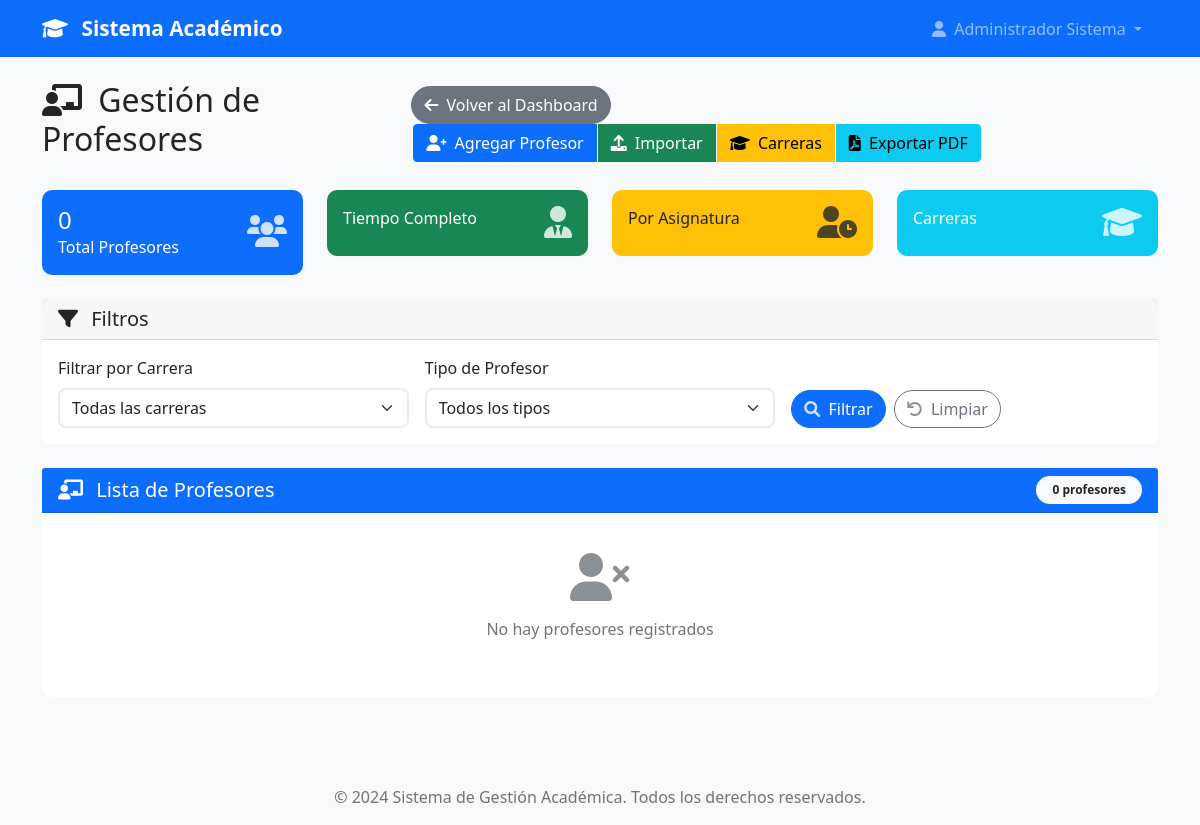
/admin/profesores (signed in), run on an earlier commit of the app's database.
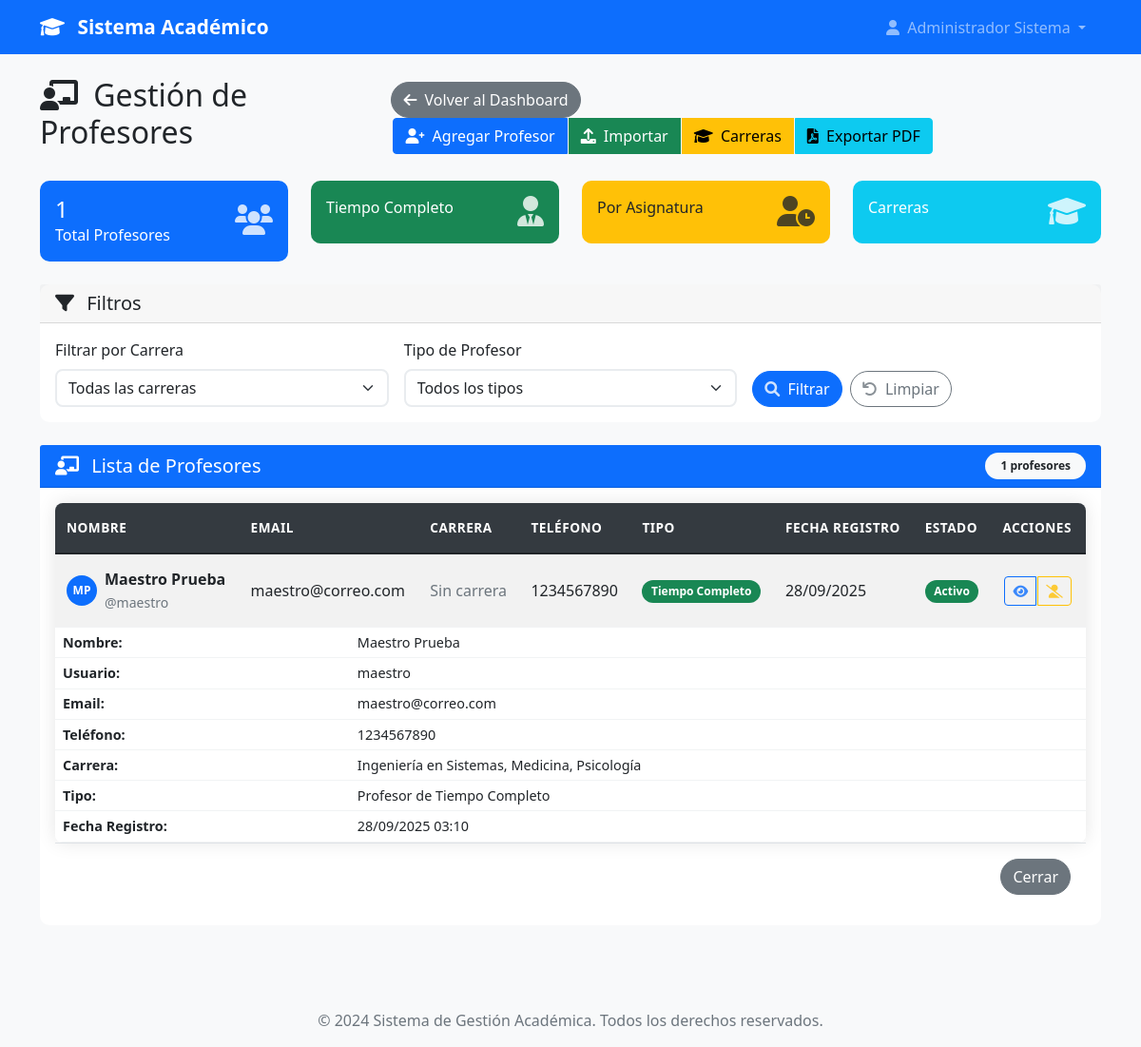
And on a later commit of the database.
### models.py (models this page shows, shortened)
class User(UserMixin, db.Model):
    id = db.Column(db.Integer, primary_key=True)
    username = db.Column(db.String(80), unique=True, nullable=False)
    email = db.Column(db.String(120), unique=True, nullable=False)
    password_hash = db.Column(db.String(120), nullable=False)
    nombre = db.Column(db.String(100), nullable=False)
    apellido = db.Column(db.String(100), nullable=False)
    telefono = db.Column(db.String(20))
    imagen_perfil = db.Column(db.String(200))  # Ruta de la imagen de perfil
    rol = db.Column(db.String(20), nullable=False)
    tipo_profesor = db.Column(db.String(20))
    carreras = db.relationship('Carrera', secondary=user_carreras, backref=db.backref('usuarios', lazy=True))
    carrera_id = db.Column(db.Integer, db.ForeignKey('carrera.id'))
    carrera = db.relationship('Carrera', foreign_keys=[carrera_id], backref=db.backref('jefe_carrera', uselist=False))
    fecha_registro = db.Column(db.DateTime, default=datetime.utcnow)
    activo = db.Column(db.Boolean, default=True)
    def get_nombre_completo(self):
        return f"{self.nombre} {self.apellido}"
    def is_admin(self):
        return self.rol == 'admin'
    def is_profesor_completo(self):
        return self.rol == 'profesor_completo'
    def get_rol_display(self):
        roles = {
            'admin': 'Administrador',
            'jefe_carrera': 'Jefe de Carrera',
            'profesor_completo': 'Profesor de Tiempo Completo',
            'profesor_asignatura': 'Profesor por Asignatura'
        }
        return roles.get(self.rol, self.rol)
    def get_carrera_nombre(self):
        if not self.carreras:
            return 'Sin carrera asignada'
        if len(self.carreras) == 1:
            return self.carreras[0].nombre
        else:
            return ', '.join([c.nombre for c in self.carreras])

class Carrera(db.Model):
    id = db.Column(db.Integer, primary_key=True)
    nombre = db.Column(db.String(150), nullable=False, unique=True)
    codigo = db.Column(db.String(10), nullable=False, unique=True)  # Ej: "ING-SIS", "MED", etc.
    descripcion = db.Column(db.Text)
    facultad = db.Column(db.String(100))
    activa = db.Column(db.Boolean, default=True)
    fecha_creacion = db.Column(db.DateTime, default=datetime.utcnow)
    creada_por = db.Column(db.Integer, db.ForeignKey('user.id'), nullable=False)
    creador = db.relationship('User', foreign_keys=[creada_por], backref=db.backref('carreras_creadas', lazy=True))

### app.py (the view, shortened to what this page needs)
@app.route('/admin/profesores')
@login_required
def gestionar_profesores():
    if not current_user.is_admin():
        flash('No tienes permisos para acceder a esta página.', 'error')
        return redirect(url_for('dashboard'))
    carrera_id = request.args.get('carrera_id', type=int)
    tipo_profesor = request.args.get('tipo_profesor')
    busqueda = request.args.get('busqueda', '').strip()
    query = User.query.filter(
        User.rol.in_(['profesor_completo', 'profesor_asignatura']),
        User.activo == True
    )
    if carrera_id:
        query = query.filter(User.carrera_id == carrera_id)
    if tipo_profesor:
        query = query.filter(User.rol == tipo_profesor)
    profesores = query.order_by(User.apellido, User.nombre).all()
    carreras = Carrera.query.filter_by(activa=True).order_by(Carrera.nombre).all()
    filtrar_form = FiltrarProfesoresForm()
    filtrar_form.carrera.choices = [(0, 'Todas las carreras')] + [(c.id, c.nombre) for c in carreras]
    exportar_form = ExportarProfesoresForm()
    return render_template('admin/profesores.html',
                         profesores=profesores,
                         carreras=carreras,
                         filtrar_form=filtrar_form,
                         exportar_form=exportar_form,
                         filtros_activos={
                             'carrera': carrera_id,
                             'tipo_profesor': tipo_profesor,
                             'busqueda': busqueda
                         })

### forms.py
class FiltrarProfesoresForm(FlaskForm):
    carrera = SelectField('Filtrar por Carrera', validators=[Optional()])
    tipo_profesor = SelectField('Tipo de Profesor', choices=[
        ('', 'Todos los tipos'),
        ('profesor_completo', 'Tiempo Completo'),
        ('profesor_asignatura', 'Por Asignatura')
    ], validators=[Optional()])
    submit = SubmitField('Filtrar')
    def __init__(self, *args, **kwargs):
        super(FiltrarProfesoresForm, self).__init__(*args, **kwargs)
        self.carrera.choices = [('', 'Todas las carreras')] + [
            (str(c.id), f"{c.codigo} - {c.nombre}")
            for c in Carrera.query.filter_by(activa=True).order_by(Carrera.nombre).all()
        ]

### app.py (called while the page is built)
@login_manager.user_loader
def load_user(user_id):
    return User.query.get(int(user_id))

### templates/admin/profesores.html (shortened to what the changed rows need)
{% extends "base.html" %}
{% block content %}
<div class="row">
    <div class="col-12">
        <div class="d-flex justify-content-between align-items-center mb-4">
            <h2>
                <i class="fas fa-chalkboard-teacher me-2"></i>
                Gestión de Profesores
            </h2>
        </div>
    </div>
</div>
<div class="row mb-4">
    <div class="col-md-3">
        <div class="card bg-primary text-white">
            <div class="card-body">
                <div class="d-flex justify-content-between">
                    <div>
                        <h4 class="mb-0">{{ total_profesores }}</h4>
                        <p class="mb-0">Total Profesores</p>
                    </div>
                </div>
            </div>
        </div>
    </div>
</div>
<div class="row">
    <div class="col-12">
        <div class="card">
            <div class="card-header bg-primary text-white">
                <div class="d-flex justify-content-between align-items-center">
                    <h5 class="mb-0">
                        <i class="fas fa-chalkboard-teacher me-2"></i>
                        Lista de Profesores
                    </h5>
                    <span class="badge bg-light text-dark">{{ profesores|length }} profesores</span>
                </div>
            </div>
            <div class="card-body">
                {% if profesores %}
                    <div class="table-responsive">
                        <table class="table table-striped table-hover">
                            <thead>
                                <tr>
                                    <th>Nombre</th>
                                    <th>Email</th>
                                    <th>Carrera</th>
                                    <th>Teléfono</th>
                                    <th>Tipo</th>
                                    <th>Fecha Registro</th>
                                    <th>Estado</th>
                                    <th>Acciones</th>
                                </tr>
                            </thead>
                            <tbody>
                                {% for profesor in profesores %}
                                <tr>
                                    <td>
                                        <div class="d-flex align-items-center">
                                            <div class="avatar-sm bg-primary text-white rounded-circle d-flex align-items-center justify-content-center me-2">
                                                {{ profesor.nombre[0] }}{{ profesor.apellido[0] }}
                                            </div>
                                            <div>
                                                <strong>{{ profesor.get_nombre_completo() }}</strong>
                                                <br>
                                                <small class="text-muted">@{{ profesor.username }}</small>
                                            </div>
                                        </div>
                                    </td>
                                    <td>{{ profesor.email }}</td>
                                    <td>
                                        {% if profesor.carrera %}
                                            <span class="badge bg-info">{{ profesor.carrera.nombre }}</span>
                                        {% else %}
                                            <span class="text-muted">Sin carrera</span>
                                        {% endif %}
                                    </td>
                                    <td>{{ profesor.telefono or 'N/A' }}</td>
                                    <td>
                                        {% if profesor.is_profesor_completo() %}
                                            <span class="badge bg-success">Tiempo Completo</span>
                                        {% else %}
                                            <span class="badge bg-warning text-dark">Por Asignatura</span>
                                        {% endif %}
                                    </td>
                                    <td>{{ profesor.fecha_registro.strftime('%d/%m/%Y') }}</td>
                                    <td>
                                        {% if profesor.activo %}
                                            <span class="badge bg-success">Activo</span>
                                        {% else %}
                                            <span class="badge bg-danger">Inactivo</span>
                                        {% endif %}
                                    </td>
                                    <td>
                                        <div class="btn-group" role="group">
                                            <button class="btn btn-sm btn-outline-primary"
                                                    data-bs-toggle="modal"
                                                    data-bs-target="#verProfesorModal{{ profesor.id }}"
                                                    title="Ver detalles">
                                                <i class="fas fa-eye"></i>
                                            </button>
                                            {% if profesor.activo %}
                                                <button class="btn btn-sm btn-outline-warning toggle-estado-btn"
                                                        data-profesor-id="{{ profesor.id }}"
                                                        data-accion="desactivar"
                                                        title="Desactivar">
                                                    <i class="fas fa-user-slash"></i>
                                                </button>
                                            {% endif %}
                                        </div>
                                    </td>
                                </tr>
                                <div class="modal fade" id="verProfesorModal{{ profesor.id }}" tabindex="-1">
                                    <div class="modal-dialog">
                                        <div class="modal-content">
                                            <div class="modal-body">
                                                <table class="table table-borderless">
                                                    <tr>
                                                        <td><strong>Nombre:</strong></td>
                                                        <td>{{ profesor.get_nombre_completo() }}</td>
                                                    </tr>
                                                    <tr>
                                                        <td><strong>Usuario:</strong></td>
                                                        <td>{{ profesor.username }}</td>
                                                    </tr>
                                                    <tr>
                                                        <td><strong>Email:</strong></td>
                                                        <td>{{ profesor.email }}</td>
                                                    </tr>
                                                    <tr>
                                                        <td><strong>Teléfono:</strong></td>
                                                        <td>{{ profesor.telefono or 'No especificado' }}</td>
                                                    </tr>
                                                    <tr>
                                                        <td><strong>Carrera:</strong></td>
                                                        <td>{{ profesor.get_carrera_nombre() }}</td>
                                                    </tr>
                                                    <tr>
                                                        <td><strong>Tipo:</strong></td>
                                                        <td>{{ profesor.get_rol_display() }}</td>
                                                    </tr>
                                                    <tr>
                                                        <td><strong>Fecha Registro:</strong></td>
                                                        <td>{{ profesor.fecha_registro.strftime('%d/%m/%Y %H:%M') }}</td>
                                                    </tr>
                                                </table>
                                            </div>
                                            <div class="modal-footer">
                                                <button type="button" class="btn btn-secondary" data-bs-dismiss="modal">Cerrar</button>
                                            </div>
                                        </div>
                                    </div>
                                </div>
                                {% endfor %}
                            </tbody>
                        </table>
                    </div>
                {% else %}
                    <div class="text-center text-muted py-4">
                        <i class="fas fa-user-times fa-3x mb-3"></i>
                        <p>No hay profesores registrados</p>
                    </div>
                {% endif %}
            </div>
        </div>
    </div>
</div>
{% endblock %}

What changed in the data, as far as the page shows it:
added User: nombre "M", apellido "P", get_nombre_completo "Maestro Prueba", username "maestro", email "maestro@correo.com", telefono "1234567890", shows "Tiempo Completo", fecha_registro "28/09/2025", activo "Activo", get_carrera_nombre "Ingeniería en Sistemas, Medicina, Psicología", rol "Profesor de Tiempo Completo", fecha_registro "28/09/2025 03:10"
Also different on the page:
{{ total_profesores }}: "0" → "1"
{{ profesores|length }}: "0" → "1"
text no longer shown: "No hay profesores registrados"
text now shown: "NOMBRE EMAIL CARRERA TELÉFONO TIPO FECHA REGISTRO ESTADO ACCIONES"
